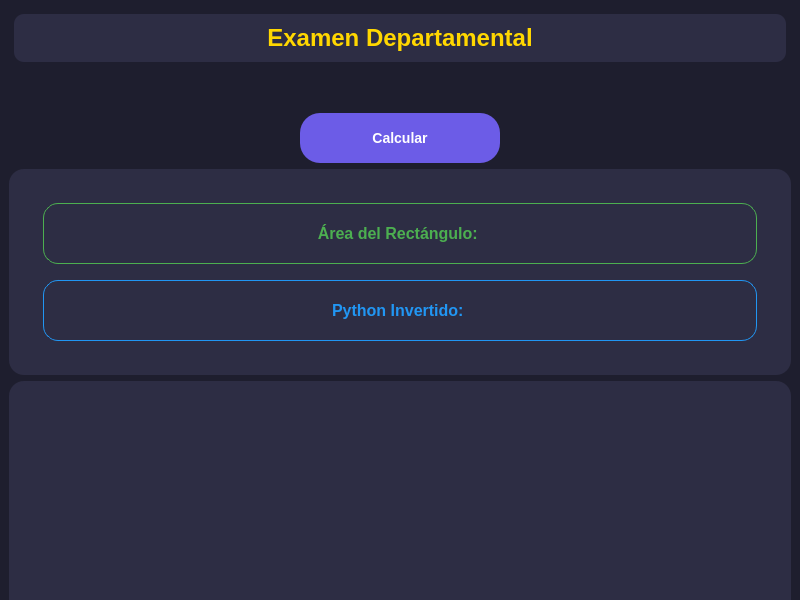
<?xml version="1.0" encoding="UTF-8"?>
<ui version="4.0">
 <class>MainWindow</class>
 <widget class="QMainWindow" name="MainWindow">
  <property name="geometry">
   <rect>
    <x>0</x>
    <y>0</y>
    <width>800</width>
    <height>600</height>
   </rect>
  </property>
  <property name="minimumSize">
   <size>
    <width>800</width>
    <height>600</height>
   </size>
  </property>
  <property name="windowTitle">
   <string>Examen Departamental</string>
  </property>
  <property name="styleSheet">
   <string notr="true">QMainWindow {
    background-color: #1E1E2E;
}

QWidget#centralwidget {
    background-color: #1E1E2E;
}

QPushButton#btnCalcular {
    background-color: #6C5CE7;
    color: white;
    border-radius: 20px;
    padding: 10px;
    font-size: 14px;
    font-weight: bold;
}

QPushButton#btnCalcular:hover {
    background-color: #5B4BC4;
}

QLabel {
    font-size: 16px;
    font-weight: bold;
    padding: 10px;
    border-radius: 10px;
    margin: 5px;
}

QLabel#lblTitulo {
    color: #FFD700;
    font-size: 24px;
    font-weight: bold;
    background-color: #2D2D44;
}

QLabel#lblArea {
    color: #4CAF50;
    background-color: #233623;
    border: 1px solid #4CAF50;
}

QLabel#lblPython {
    color: #2196F3;
    background-color: #233246;
    border: 1px solid #2196F3;
}</string>
  </property>
  <widget class="QWidget" name="centralwidget">
   <layout class="QVBoxLayout" name="verticalLayout">
    <item>
     <widget class="QLabel" name="lblTitulo">
      <property name="text">
       <string>Examen Departamental</string>
      </property>
      <property name="alignment">
       <set>Qt::AlignCenter</set>
      </property>
     </widget>
    </item>
    <item>
     <spacer name="verticalSpacer">
      <property name="orientation">
       <enum>Qt::Vertical</enum>
      </property>
      <property name="sizeType">
       <enum>QSizePolicy::Fixed</enum>
      </property>
      <property name="sizeHint" stdset="0">
       <size>
        <width>20</width>
        <height>40</height>
       </size>
      </property>
     </spacer>
    </item>
    <item>
     <layout class="QHBoxLayout" name="horizontalLayout">
      <item>
       <spacer name="horizontalSpacer">
        <property name="orientation">
         <enum>Qt::Horizontal</enum>
        </property>
        <property name="sizeHint" stdset="0">
         <size>
          <width>40</width>
          <height>20</height>
         </size>
        </property>
       </spacer>
      </item>
      <item>
       <widget class="QPushButton" name="btnCalcular">
        <property name="minimumSize">
         <size>
          <width>200</width>
          <height>50</height>
         </size>
        </property>
        <property name="text">
         <string>Calcular</string>
        </property>
       </widget>
      </item>
      <item>
       <spacer name="horizontalSpacer_2">
        <property name="orientation">
         <enum>Qt::Horizontal</enum>
        </property>
        <property name="sizeHint" stdset="0">
         <size>
          <width>40</width>
          <height>20</height>
         </size>
        </property>
       </spacer>
      </item>
     </layout>
    </item>
    <item>
     <widget class="QFrame" name="frame">
      <property name="frameShape">
       <enum>QFrame::StyledPanel</enum>
      </property>
      <property name="frameShadow">
       <enum>QFrame::Raised</enum>
      </property>
      <property name="styleSheet">
       <string notr="true">QFrame {
    background-color: #2D2D44;
    border-radius: 15px;
    padding: 20px;
}</string>
      </property>
      <layout class="QVBoxLayout" name="verticalLayout_2">
       <item>
        <widget class="QLabel" name="lblArea">
         <property name="text">
          <string>Área del Rectángulo: </string>
         </property>
         <property name="alignment">
          <set>Qt::AlignCenter</set>
         </property>
        </widget>
       </item>
       <item>
        <widget class="QLabel" name="lblPython">
         <property name="text">
          <string>Python Invertido: </string>
         </property>
         <property name="alignment">
          <set>Qt::AlignCenter</set>
         </property>
        </widget>
       </item>
      </layout>
     </widget>
    </item>
    <item>
     <widget class="QFrame" name="frame_grafica">
      <property name="minimumSize">
       <size>
        <width>0</width>
        <height>300</height>
       </size>
      </property>
      <property name="frameShape">
       <enum>QFrame::StyledPanel</enum>
      </property>
      <property name="frameShadow">
       <enum>QFrame::Raised</enum>
      </property>
      <property name="styleSheet">
       <string notr="true">QFrame {
    background-color: #2D2D44;
    border-radius: 15px;
    padding: 20px;
}</string>
      </property>
     </widget>
    </item>
   </layout>
  </widget>
 </widget>
 <resources/>
 <connections/>
</ui>
